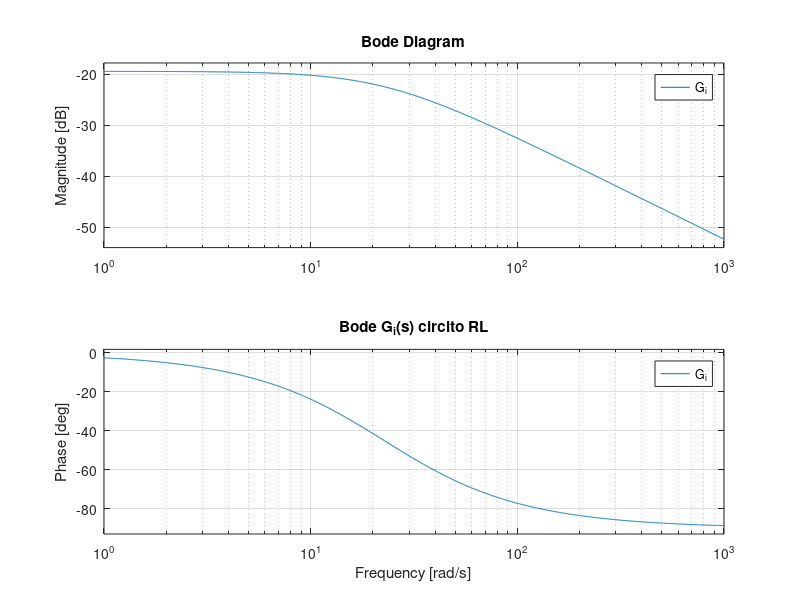
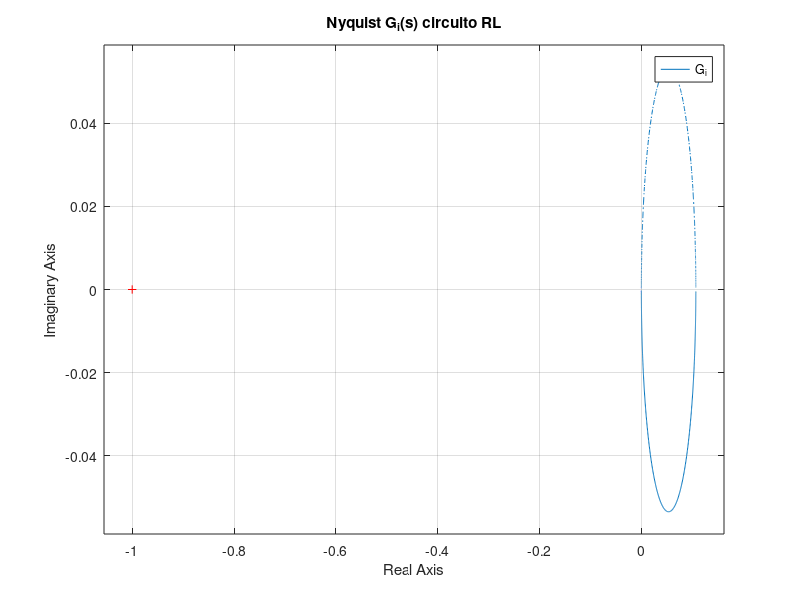
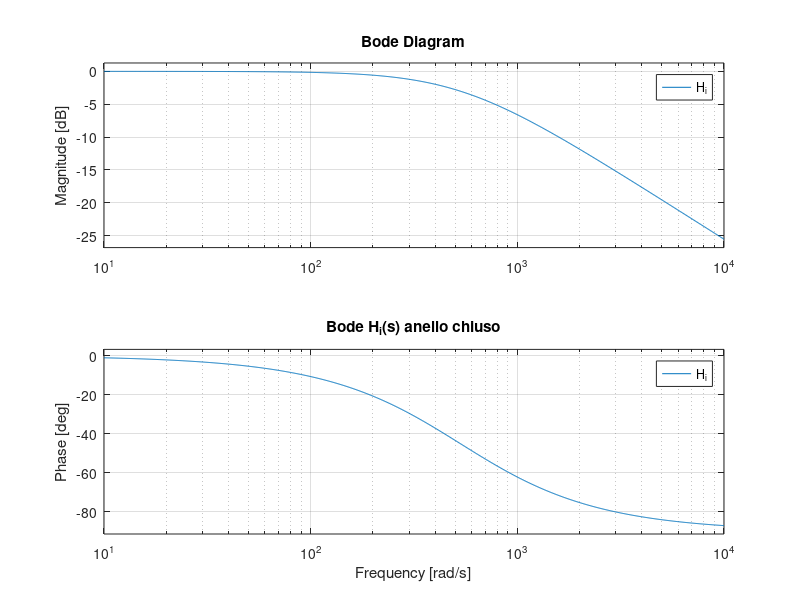
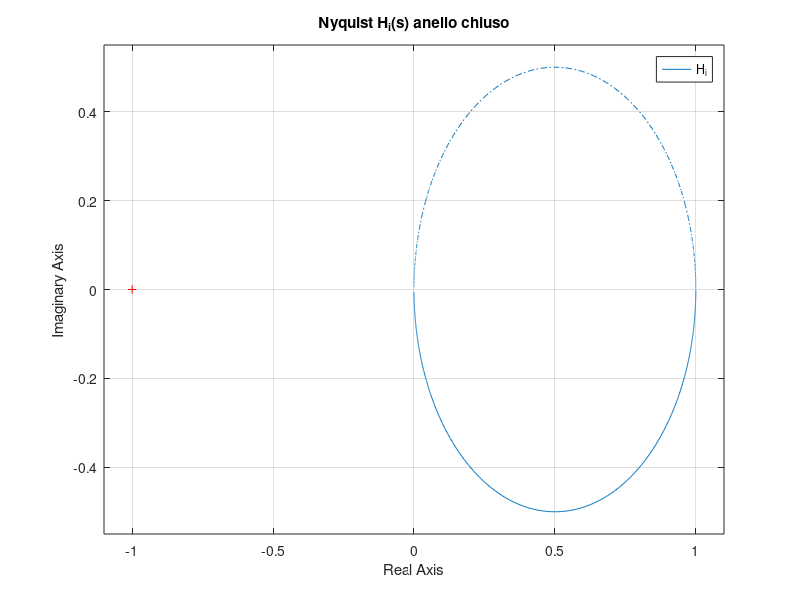

Recreate these plots in MATLAB, in order. (Note: this script raises an error after producing the figures.)
% Modello e controllo in frequenza
clear all;
clc
fprintf('\n');
fprintf('============================================================\n');
fprintf(' MODELLO E CONTROLLO IN FREQUENZA - MAGLEV\n');
fprintf('============================================================\n');

%% 0) Parametri 
Kg = 3;% gain amplificatore

% Circuito LR
L = 412.5e-3; %[H] inductance of the coil
Rc = 10; %[ohm]
% nc = 2450; %number of coils
% lc = 0.0825; %[m] lenght of the coil
% rc = 0.008; %[m] coil radius
Rs = 1; %[ohm] current sense resistance
Rcal = 0.85; % calibration resistance gain

R = (Rc + Rs)* Rcal; %[ohm] total resistance
V_max = 24; %tensione massima in ingresso alla bobina
I_max = 3; % 3 A massimi in ingresso alla bobina


% Meccanica
km = 6.5308e-5; %[N-m^2/A^2] electromagnet force constant
r = 1.27e-2; %[m] steel ball radius
m = 0.068; %[kg] steel ball mass
%Tb = 0.014; %[m] steel ball travel
l = 0.0394; %[m] total lenght
g = 9.81; %[m/s^2] gravity
%mu_0 = pi*4e-7; %[H/m] magnetic permeability constant
Kb = 2.83e-3; %[m/V] ball position sensitivity

I = [1, 0; 0, 1];

%% 1) Modello circuito RL
fprintf(' 1) MODELLO CIRCUITO RL\n');
s = tf('s');
fprintf("fdt circuito RL: \n");
wp = R/L;% unico polo di T(s) calcolabile anche con funzione pole
G_i = 1/(s*L +R)
[G_i_num, G_i_den]   = tfdata(G_i, 'v');
poles_G_i = pole(G_i)

fprintf("amplificatore: Kg=%f\n", Kg);

figure
bode(G_i)
grid on
title('Bode G_i(s) circito RL')

figure
nyquist(G_i)
grid on
title('Nyquist G_i(s) circuito RL')



% 1.2) REGOLATORE RL
fprintf(' 1.2) REGOLATORE DI CORRENTE R_i(s)\n');
% Sintesi con metodo di BODE
% Kp_i = 14.559055;
% Ki_i = 330.005238;
Kp_i = 72.795273;
Ki_i = 1650.026190;
fprintf("Kp_i = %f\n", Kp_i);
fprintf("Ki_i = %f\n", Ki_i);

R_i = Kp_i + Ki_i/s
[R_i_num, R_i_den] = tfdata(R_i, 'v');

% 1.3) FDT ANELLO APERTO
fprintf(' 1.3) ANELLO APERTO CORRENTE L_i(s)\n');
L_i = R_i * Kg * G_i;
[numLi, denLi] = tfdata(L_i, 'v');
poles_L_i = pole(L_i);
zeros_L_i = zero(L_i);
[gm, pm, wcg, wcp_i] = margin(L_i);
fprintf("Gain margin=%f ,Phase margin=%f ,w_c=%f \n", gm, pm, wcp_i);


% 1.4) FDT ANELLO CHIUSO
fprintf(' 1.4) ANELLO CHIUSO CORRENTE H_i(s)\n');
fprintf("\n Hi fdt in retroazione \n");
H_i = L_i/(1+L_i)
H_i = minreal(H_i);
poles_H_i = pole(H_i)


figure
bode(H_i)
grid on
title('Bode H_i(s) anello chiuso')

figure
nyquist(H_i)
grid on
title('Nyquist H_i(s) anello chiuso')

%% 2) Modello meccanico linearizzato
fprintf(' 2) MODELLO MECCANICO LINEARIZZATO\n');
%Equilibrium
x_e = l/2 - r; % posizione di equilibrio a metà (piedistallo - inizio palla)
xd_e = 0;
i_e = sqrt((m*g/km) * (x_e + 2*r -l)^2); % corrente di equilibrio ie(xe)

v_e = i_e * R;

k1 = (2 * km * i_e^2)/(m * (l -2*r -x_e)^3);
k2 = (2 * km * i_e)/(m * (l-2*r -x_e)^2);

% 2.1 - TF
G_x = k2/(s^2 -k1);
[G_x_num, G_x_den]   = tfdata(G_x, 'v');

p = pole(G_x);   % poli
wm = abs(p(1));
fprintf("Frequenza naturale G_x: wm=%f", wm);


% Diagrammi
figure
bode(G_x)
grid on
title('Diagramma di Bode di G_x')

figure
nyquist(G_x)
grid on
title('Diagramma di Nyquist di G_x')

% 2.1 Plant complessivo
fprintf(' 2.2) PLANT COMPLESSIVO G(s) = H_i(s) G_x(s)\n');
G = minreal(H_i * G_x)
poles_G = pole(G)
figure
bode(G)
grid on
title('Diagramma di Bode di G')

figure
nyquist(G)
grid on
title('Diagramma di Nyquist di G')

%% Position Controller
% Kp_x = 350;
% Ki_x = 50;
% Kd_x = 3.5;
% Tf_x = 0.01;
% 
% C_x = Kp_x + Ki_x/s + Kd_x*s/(Tf_x*s + 1);

%C_x = 1.4321e05*(s+49.93)*(s+0.1431) / (s*(s+1.718e04));
C_x = 2e3*(s+40)*(s+0.3)/(s*(s+700));

sisotool(G, C_x)

L_x = C_x*G;
H_x = L_x/(1+L_x);
H_x = minreal(H_x);

poles_H_x = pole(H_x)
